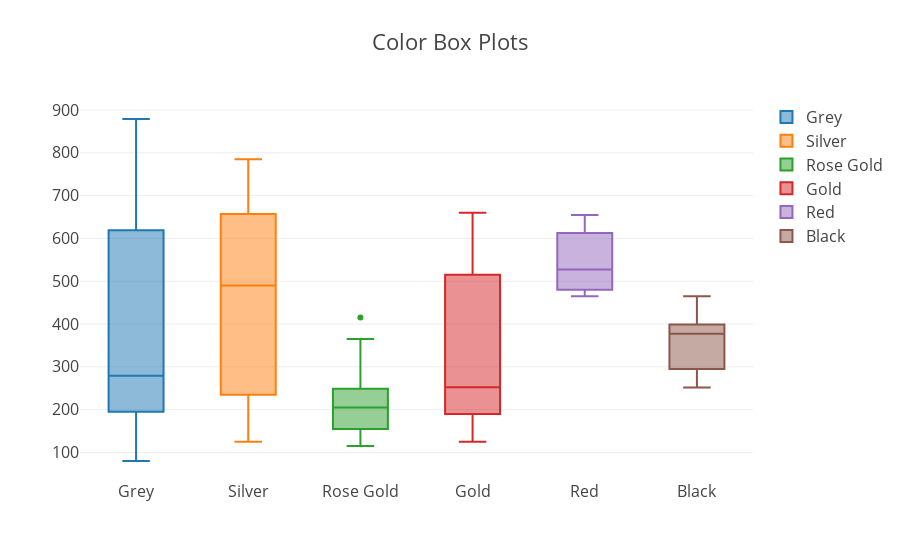

Here is the notebook cell this chart was saved with:
### Code cell
data_box_color = []
traces_colors = generate_traces(iphone_df,'Color')

for trace in traces_colors:
    data_box_color.append(go.Box( y=trace[0],name='{}'.format(trace[1])))
    
iplot({'data':data_box_color, 'layout':{'title': 'Color Box Plots',
                          'font': dict(size=16)}}, filename='basic-bar')

### Figure 1 — Plotly figure (JSON) as saved in the notebook; plotly's stock layout.template omitted (floating-point values rounded to 4 significant figures; data arrays with more than 128 entries replaced by an {"elided": "..."} marker saying what was removed)
{"data": [{"name": "Grey", "type": "box", "uid": "a27e6dc8-ccc4-11e8-b12a-6a000073fc60", "y": {"elided": "162 int values"}}, {"name": "Silver", "type": "box", "uid": "a27e6f46-ccc4-11e8-8350-6a000073fc60", "y": [720, 750, 155, 615, 515, 580, 325, 220, 260, 295, 255, 240, 145, 165, 169, 710, 657, 620, 690, 705, 735, 645, 150, 507, 515, 650, 505, 495, 495, 465, 275, 225, 210, 785, 235, 230, 330, 219, 740, 720, 705, 775, 509, 495, 280, 280, 238, 125, 670, 644, 679, 190, 150, 715, 490, 490, 260, 230, 175, 670, 485, 310]}, {"name": "Rose Gold", "type": "box", "uid": "a27e700c-ccc4-11e8-b694-6a000073fc60", "y": [230, 230, 160, 120, 145, 150, 119, 115, 150, 287, 310, 275, 240, 235, 249, 250, 195, 255, 189, 169, 135, 240, 140, 145, 180, 148, 145, 180, 130, 165, 316, 268, 240, 225, 240, 205, 230, 215, 180, 170, 140, 145, 240, 169, 220, 250, 155, 310, 275, 300, 209, 249, 155, 169, 194, 189, 365, 415, 270]}, {"name": "Gold", "type": "box", "uid": "a27e70ac-ccc4-11e8-946a-6a000073fc60", "y": [155, 550, 600, 530, 544, 540, 490, 450, 472, 570, 580, 265, 255, 205, 177, 220, 190, 145, 510, 579, 499, 504, 510, 250, 205, 190, 195, 150, 210, 140, 145, 190, 179, 515, 540, 279, 200, 125, 160, 660, 203, 200]}, {"name": "Red", "type": "box", "uid": "a27e714c-ccc4-11e8-9589-6a000073fc60", "y": [585, 640, 465, 540, 485, 515, 655, 475]}, {"name": "Black", "type": "box", "uid": "a27e71ec-ccc4-11e8-8835-6a000073fc60", "y": [445, 330, 465, 399, 384, 360, 295, 295, 395, 252, 370, 385, 450, 260]}], "layout": {"font": {"size": 16}, "title": "Color Box Plots"}}
